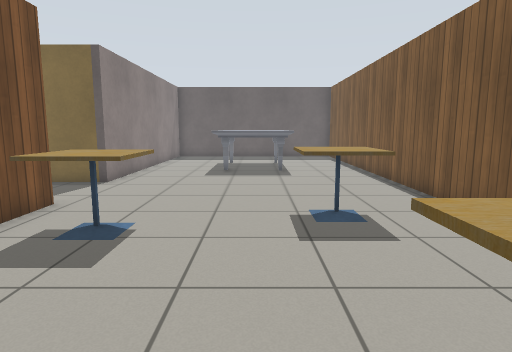
view 1 (above)

20 first-person views from a walk through a world built for the Gazebo simulator. The camera is 1 m above the floor, tilts 8° down and sees 75° across. The floor is counted in squares, 0.5 m on a side. Each view is taken from the middle of a square. On the plan, view 1 faces up. The plan holds only what a view shows up to about 18 squares ahead; the rest is blank. Robots are left out. Gazebo's built-in surfaces are drawn with simple patterns.

view 2
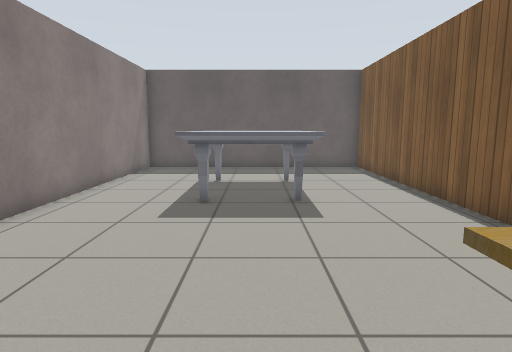

view 3
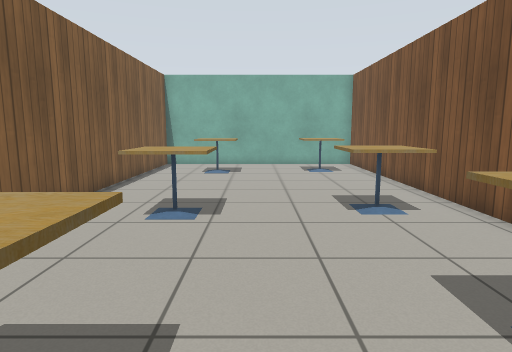

view 4
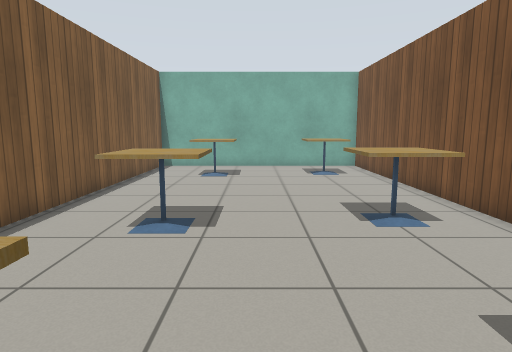

view 5
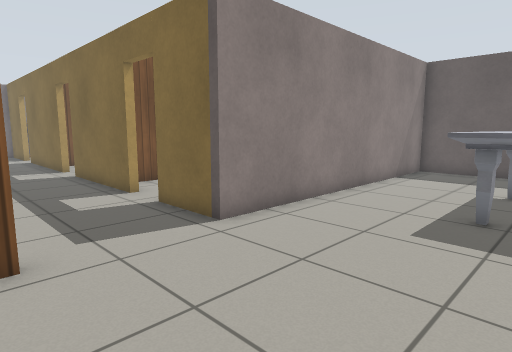

view 6
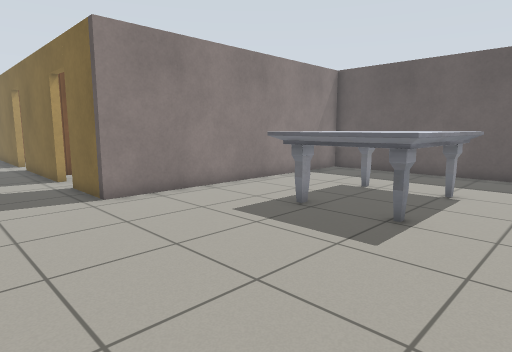

view 7
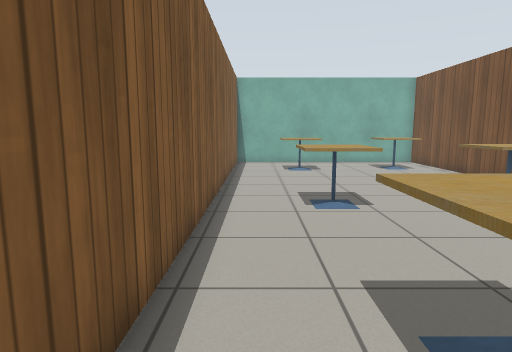

view 8
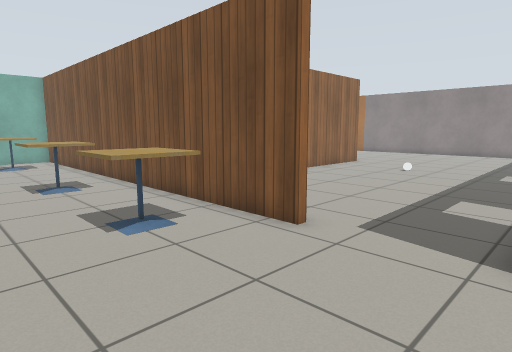

view 9
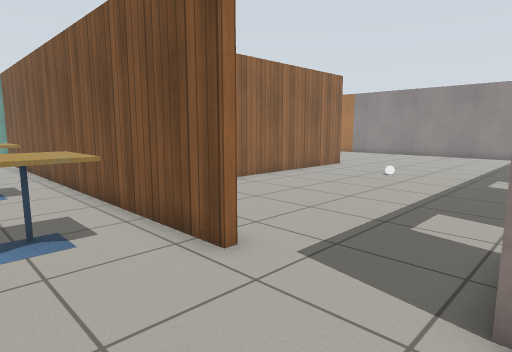

view 10
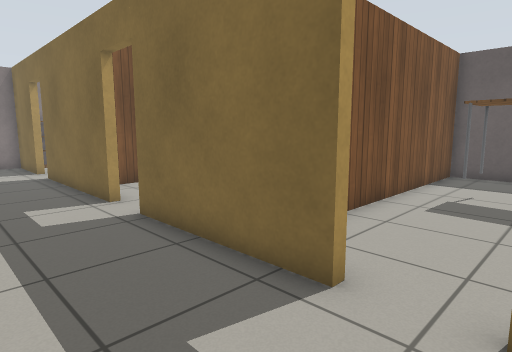

view 11
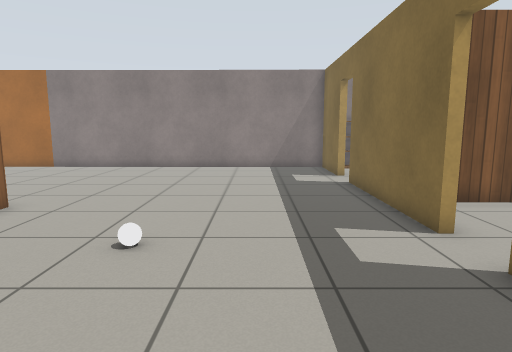

view 12
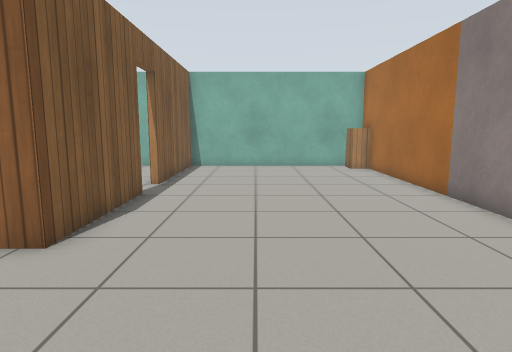

view 13
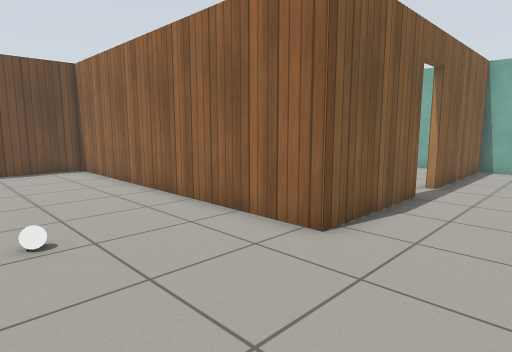

view 14
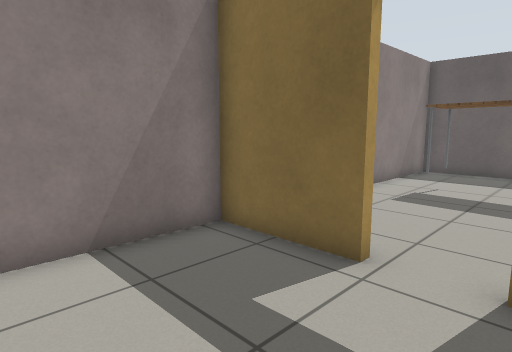

view 15
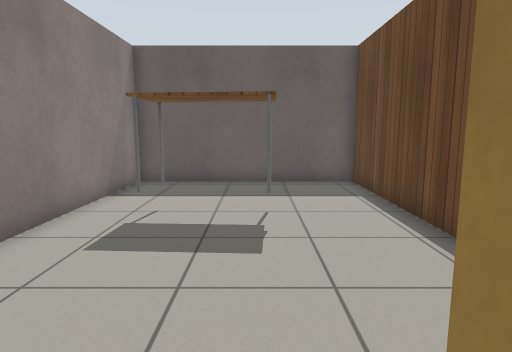

view 16
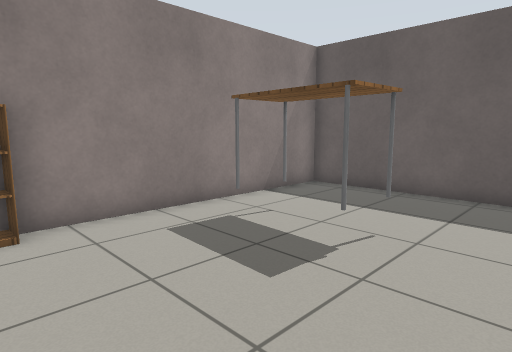

view 17
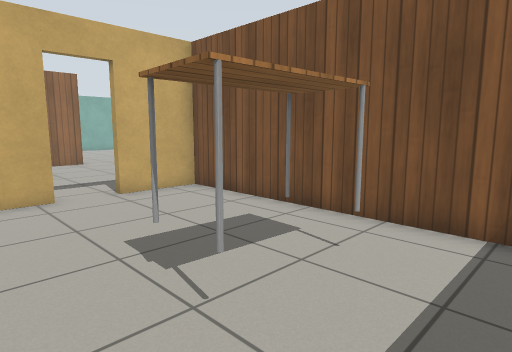

view 18
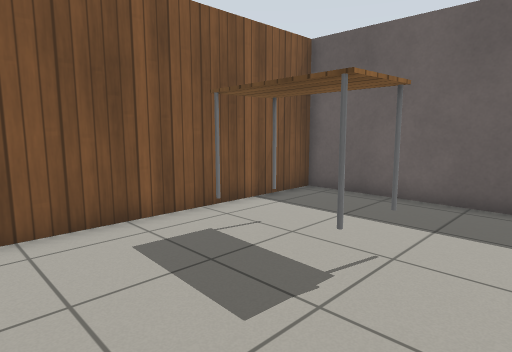

view 19
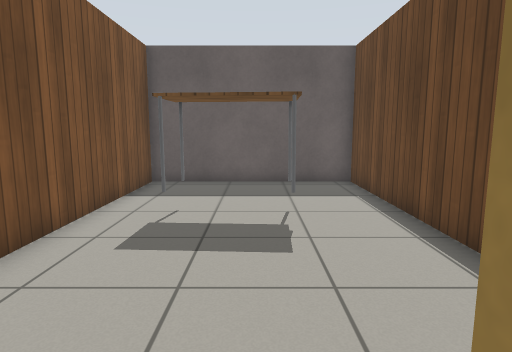

view 20
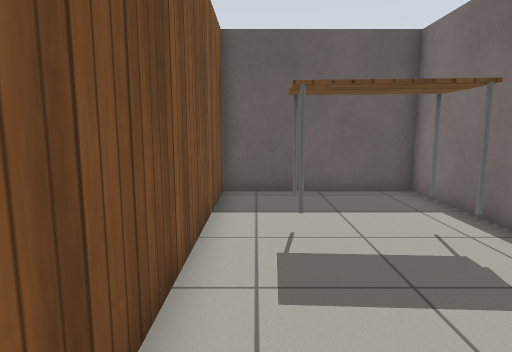

### Floor plan
Points are (right, up) in squares from view 1. A wall is a line through its corners. A room is listed if a view was taken in it or the views show most of it. See-through windows are left out.
Room 1 (views 1, 2, 3, 4, 5, 6, 7, 8, 9)
walls: (-5.5, 8.9) (-5.5, -10.3) (5.1, -10.3) (5.4, 24.6) (-5.6, 24.6) (-5.6, 12.5)
ways out: opening at (-6, 10.5) to room 2
objects: cafe table (-4, -7) to (-2, -6); cafe table (-4, 0) to (-2, 2); cafe table (-4, 5) to (-2, 7); marble table (-2, 15) to (2, 20); cafe table (1, -7) to (2, -6); cafe table (1, 1) to (3, 2); cafe table (1, 7) to (3, 8)
Room 2 (views 10, 11, 12, 13, 14, 15, 19)
walls: (-19.5, -2.4) (-19.5, 2.6) (-5.8, 2.6) (-5.8, 5.9); (-17.1, 12.5) (-23.5, 12.5); (-25.2, 12.5) (-28.6, 12.5) (-28.9, -10.3) (-19.5, -10.3) (-19.5, -4); (-10.1, 12.5) (-15.5, 12.5); (-5.6, 12.5) (-8.4, 12.5)
ways out: opening at (-6, 10.5) to room 1; open door at (-24.5, 13) to room 3; open door at (-16.5, 13) to room 4; open door at (-9.5, 13) to room 5; open door at (-19, -3.5)
objects: cabinet (-28, -9); white ball (-17, 7)
Room 3 (view 16)
walls: (-20.3, 17.9) (-20.3, 24.6) (-28.5, 24.6) (-28.6, 13.5)
ways out: open door at (-24.5, 13) to room 2
objects: bookshelf (-28, 14) to (-28, 15); table (-27, 19) to (-24, 20)
Room 4 (views 17, 18)
walls: (-12.4, 17.1) (-12.4, 24.6) (-20, 24.6) (-20, 12.8) (-17.1, 12.8); (-15.5, 12.8) (-14.1, 12.8)
ways out: open door at (-16.5, 13) to room 2
objects: table (-18, 19) to (-15, 20)
Room 5 (view 20)
walls: (-5.9, 20.4) (-5.9, 24.6) (-12.1, 24.6) (-12.1, 13.2)
ways out: open door at (-9.5, 13) to room 2
objects: table (-10, 19) to (-7, 21)

Where each view was taken, in squares from view 1:
view 1: 0 up, 0 right, facing up
view 2: 7 up, 0 right, facing up
view 3: 9 up, 0 right, facing down
view 4: 8 up, 0 right, facing down
view 5: 8 up, 0 right, facing up-left
view 6: 9 up, 4 right, facing up-left
view 7: 10 up, 4 right, facing down
view 8: 13 up, 0 right, facing down-left
view 9: 13 up, 2 left, facing down-left
view 10: 9 up, 8 left, facing up-left
view 11: 9 up, 11 left, facing left
view 12: 8 up, 23 left, facing down
view 13: 8 up, 23 left, facing down-right
view 14: 8 up, 23 left, facing up-left
view 15: 12 up, 24 left, facing up
view 16: 14 up, 21 left, facing up-left
view 17: 23 up, 13 left, facing down-left
view 18: 15 up, 13 left, facing up-left
view 19: 12 up, 16 left, facing up
view 20: 14 up, 11 left, facing up
